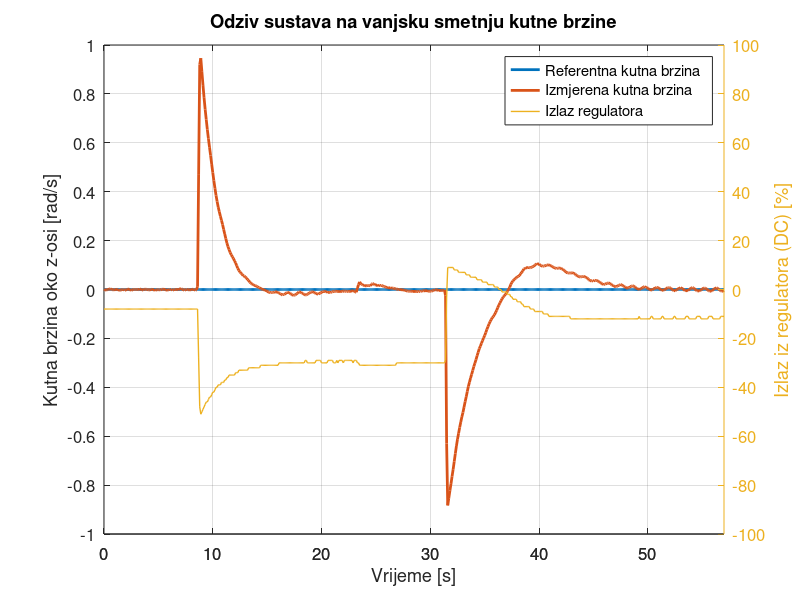

This figure's MATLAB source:
clear all;
close all;

% load and prepare ang vel meas
meas = csvread('measurements/ang_vel_regulation_disturb.csv');

meas = meas(1030:1600,:,:);

wz_ref = meas(:,1);
wz_ref = wz_ref ./ 1000.0; % to rad/s

wz = meas(:,2);
wz = wz ./ 1000.0; % to rad/s

cntrl = meas(:,3);

% create time vector
t = 0:(length(wz_ref)-1);
t = t ./ 10.0; % convert to seconds
t = t';

w = [wz_ref, wz];

% plot
font_size_title = 15;
font_size = 12;
time_step_size = 10;
y1_lim = [-1 1];
y2_lim = [-100 100];
y1_step_size = 0.2;
y2_step_size = 20;

hf = figure();
[hax, h1, h2] = plotyy(t, w, t, cntrl);
xlabel("Vrijeme [s]");
ylabel(hax(1), "Kutna brzina oko z-osi [rad/s]");
ylabel(hax(2), "Izlaz iz regulatora (DC) [%]");
title("Odziv sustava na vanjsku smetnju kutne brzine", "fontsize", font_size_title);
set(hax(1), "fontsize", font_size)
set(hax(2), "fontsize", font_size)
set(h1, "linewidth", 2)
set(h2, "linewidth", 1)
ylim(hax(1), y1_lim)
ylim(hax(2), y2_lim)
legend('Referentna kutna brzina', 'Izmjerena kutna brzina', 'Izlaz regulatora')
grid
xbounds = xlim();
set(hax, 'xtick', xbounds(1):time_step_size:xbounds(2))
ybounds1 = ylim(hax(1));
set(hax(1), 'ytick', ybounds1(1):y1_step_size:ybounds1(2))
ybounds2 = ylim(hax(2));
set(hax(2), 'ytick', ybounds2(1):y2_step_size:ybounds2(2))

% printing to pdf
print(hf, "ang_vel_reg_dist.png", '-dpng');
